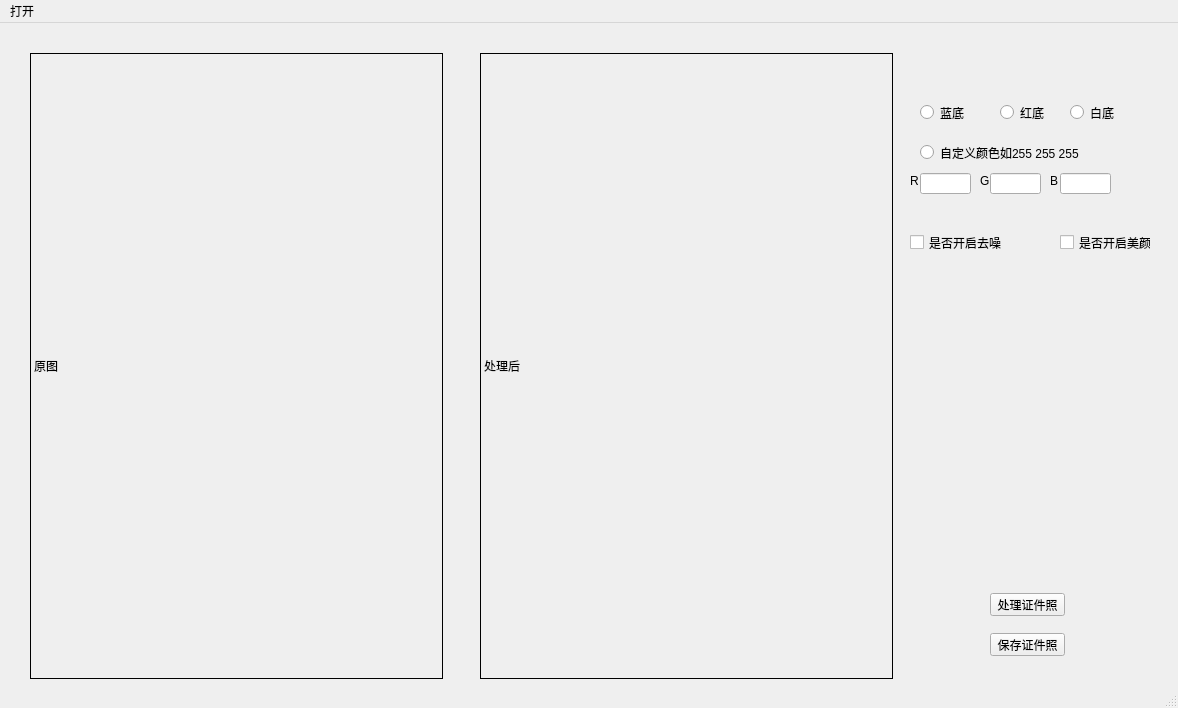
<?xml version="1.0" encoding="UTF-8"?>
<ui version="4.0">
 <class>MainWindow</class>
 <widget class="QMainWindow" name="MainWindow">
  <property name="geometry">
   <rect>
    <x>0</x>
    <y>0</y>
    <width>1178</width>
    <height>708</height>
   </rect>
  </property>
  <property name="windowTitle">
   <string>MainWindow</string>
  </property>
  <widget class="QWidget" name="centralwidget">
   <widget class="QLabel" name="before_pic_lbl">
    <property name="geometry">
     <rect>
      <x>30</x>
      <y>30</y>
      <width>413</width>
      <height>626</height>
     </rect>
    </property>
    <property name="frameShape">
     <enum>QFrame::Panel</enum>
    </property>
    <property name="text">
     <string>原图</string>
    </property>
   </widget>
   <widget class="QLabel" name="after_pic_lbl">
    <property name="geometry">
     <rect>
      <x>480</x>
      <y>30</y>
      <width>413</width>
      <height>626</height>
     </rect>
    </property>
    <property name="frameShape">
     <enum>QFrame::Panel</enum>
    </property>
    <property name="text">
     <string>处理后</string>
    </property>
   </widget>
   <widget class="QPushButton" name="pushButton">
    <property name="geometry">
     <rect>
      <x>990</x>
      <y>570</y>
      <width>75</width>
      <height>23</height>
     </rect>
    </property>
    <property name="text">
     <string>处理证件照</string>
    </property>
   </widget>
   <widget class="QPushButton" name="pushButton_2">
    <property name="geometry">
     <rect>
      <x>990</x>
      <y>610</y>
      <width>75</width>
      <height>23</height>
     </rect>
    </property>
    <property name="text">
     <string>保存证件照</string>
    </property>
   </widget>
   <widget class="QRadioButton" name="radioButton">
    <property name="geometry">
     <rect>
      <x>920</x>
      <y>80</y>
      <width>95</width>
      <height>19</height>
     </rect>
    </property>
    <property name="text">
     <string>蓝底</string>
    </property>
    <attribute name="buttonGroup">
     <string notr="true">buttonGroup_2</string>
    </attribute>
   </widget>
   <widget class="QRadioButton" name="radioButton_2">
    <property name="geometry">
     <rect>
      <x>1000</x>
      <y>80</y>
      <width>95</width>
      <height>19</height>
     </rect>
    </property>
    <property name="text">
     <string>红底</string>
    </property>
    <attribute name="buttonGroup">
     <string notr="true">buttonGroup_2</string>
    </attribute>
   </widget>
   <widget class="QRadioButton" name="radioButton_3">
    <property name="geometry">
     <rect>
      <x>1070</x>
      <y>80</y>
      <width>95</width>
      <height>19</height>
     </rect>
    </property>
    <property name="text">
     <string>白底</string>
    </property>
    <attribute name="buttonGroup">
     <string notr="true">buttonGroup_2</string>
    </attribute>
   </widget>
   <widget class="QRadioButton" name="radioButton_4">
    <property name="geometry">
     <rect>
      <x>920</x>
      <y>120</y>
      <width>211</width>
      <height>19</height>
     </rect>
    </property>
    <property name="text">
     <string>自定义颜色如255 255 255</string>
    </property>
    <attribute name="buttonGroup">
     <string notr="true">buttonGroup_2</string>
    </attribute>
   </widget>
   <widget class="QLineEdit" name="lineEdit">
    <property name="geometry">
     <rect>
      <x>920</x>
      <y>150</y>
      <width>51</width>
      <height>21</height>
     </rect>
    </property>
   </widget>
   <widget class="QLineEdit" name="lineEdit_2">
    <property name="geometry">
     <rect>
      <x>990</x>
      <y>150</y>
      <width>51</width>
      <height>21</height>
     </rect>
    </property>
   </widget>
   <widget class="QLineEdit" name="lineEdit_3">
    <property name="geometry">
     <rect>
      <x>1060</x>
      <y>150</y>
      <width>51</width>
      <height>21</height>
     </rect>
    </property>
   </widget>
   <widget class="QLabel" name="label">
    <property name="geometry">
     <rect>
      <x>910</x>
      <y>150</y>
      <width>53</width>
      <height>15</height>
     </rect>
    </property>
    <property name="text">
     <string>R</string>
    </property>
   </widget>
   <widget class="QLabel" name="label_2">
    <property name="geometry">
     <rect>
      <x>980</x>
      <y>150</y>
      <width>53</width>
      <height>15</height>
     </rect>
    </property>
    <property name="text">
     <string>G</string>
    </property>
   </widget>
   <widget class="QLabel" name="label_3">
    <property name="geometry">
     <rect>
      <x>1050</x>
      <y>150</y>
      <width>53</width>
      <height>15</height>
     </rect>
    </property>
    <property name="text">
     <string>B</string>
    </property>
   </widget>
   <widget class="QCheckBox" name="checkBox">
    <property name="geometry">
     <rect>
      <x>910</x>
      <y>210</y>
      <width>101</width>
      <height>19</height>
     </rect>
    </property>
    <property name="text">
     <string>是否开启去噪</string>
    </property>
   </widget>
   <widget class="QCheckBox" name="checkBox_2">
    <property name="geometry">
     <rect>
      <x>1060</x>
      <y>210</y>
      <width>91</width>
      <height>19</height>
     </rect>
    </property>
    <property name="text">
     <string>是否开启美颜</string>
    </property>
   </widget>
   <zorder>before_pic_lbl</zorder>
   <zorder>after_pic_lbl</zorder>
   <zorder>pushButton</zorder>
   <zorder>pushButton_2</zorder>
   <zorder>radioButton</zorder>
   <zorder>radioButton_2</zorder>
   <zorder>radioButton_3</zorder>
   <zorder>radioButton_4</zorder>
   <zorder>label</zorder>
   <zorder>label_2</zorder>
   <zorder>label_3</zorder>
   <zorder>lineEdit</zorder>
   <zorder>lineEdit_2</zorder>
   <zorder>lineEdit_3</zorder>
   <zorder>checkBox</zorder>
   <zorder>checkBox_2</zorder>
  </widget>
  <widget class="QMenuBar" name="menubar">
   <property name="geometry">
    <rect>
     <x>0</x>
     <y>0</y>
     <width>1178</width>
     <height>21</height>
    </rect>
   </property>
   <widget class="QMenu" name="menu">
    <property name="title">
     <string>打开</string>
    </property>
    <addaction name="action"/>
   </widget>
   <addaction name="menu"/>
  </widget>
  <widget class="QStatusBar" name="statusbar"/>
  <action name="action">
   <property name="text">
    <string>打开图片</string>
   </property>
  </action>
 </widget>
 <resources/>
 <connections/>
 <buttongroups>
  <buttongroup name="buttonGroup_2"/>
 </buttongroups>
</ui>
